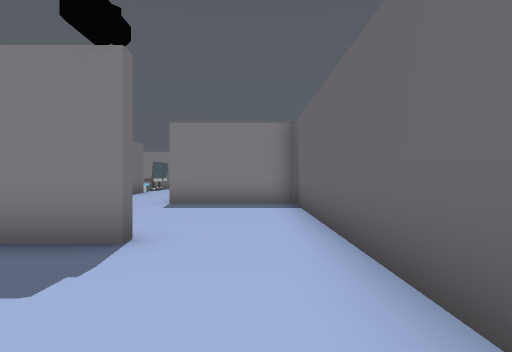
View 1 (above)

21 first-person views from a walk through a 3-D level made in the Unity game engine. The camera is 1.5 m above the floor, looks level and sees 80° across. Doors are open. The floor is counted in squares, 2 m on a side. Each view is taken from the middle of a square. On the plan, view 1 faces up. The plan holds only what a view shows up to about 10 squares ahead; the rest is blank. The player is left out.

View 2
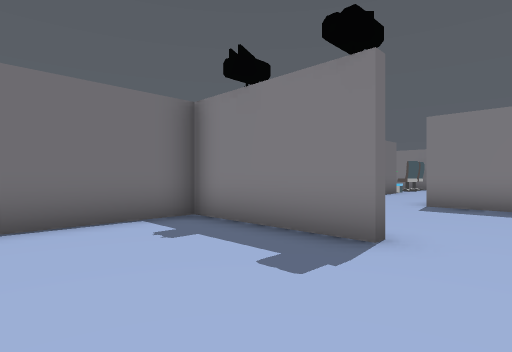

View 3
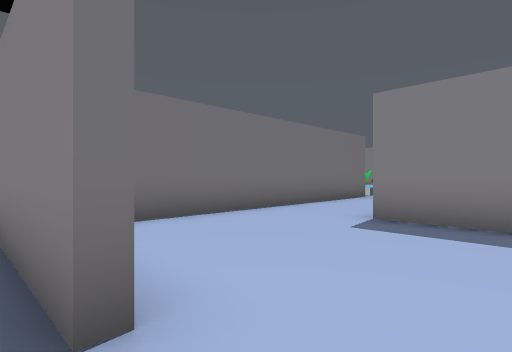

View 4
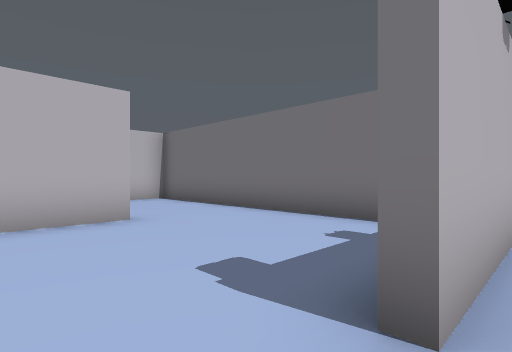

View 5
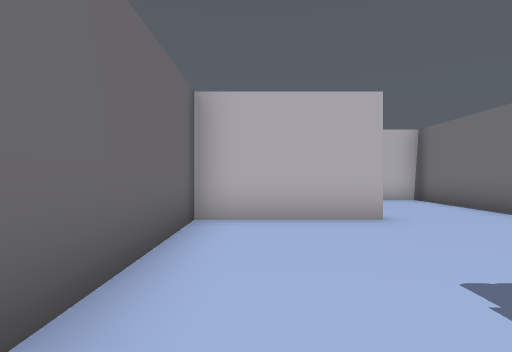

View 6
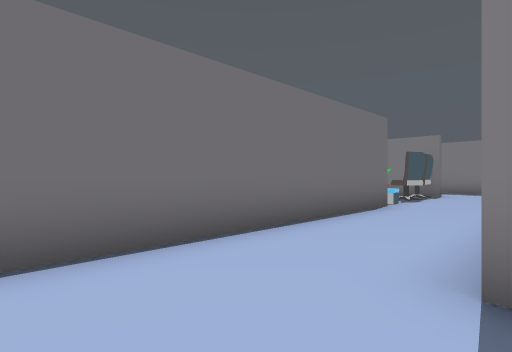

View 7
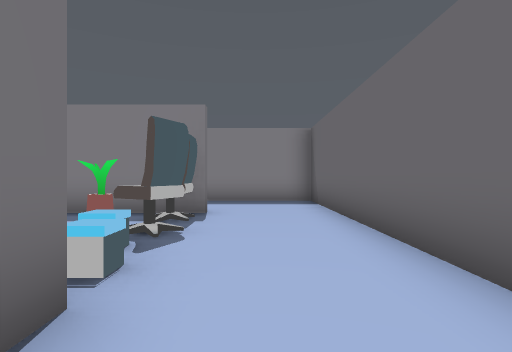

View 8
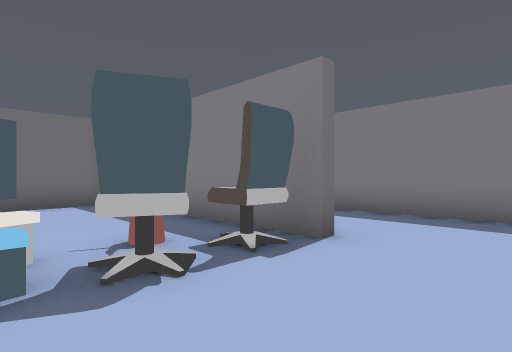

View 9
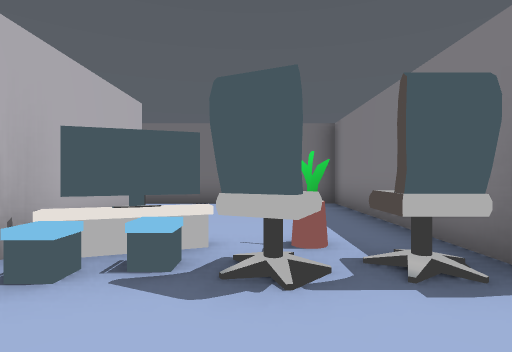

View 10
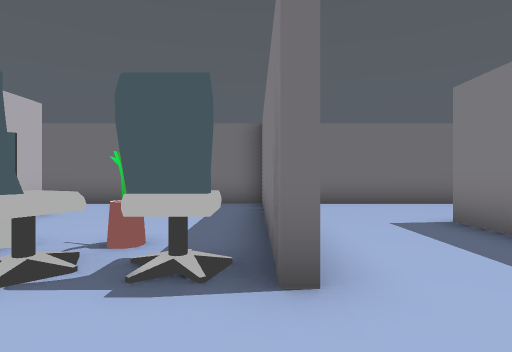

View 11
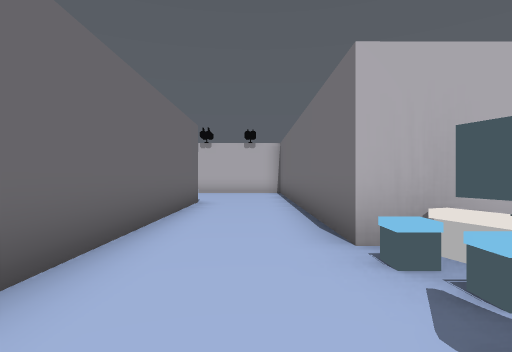

View 12
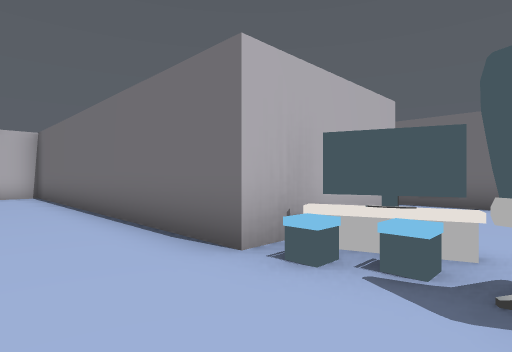

View 13
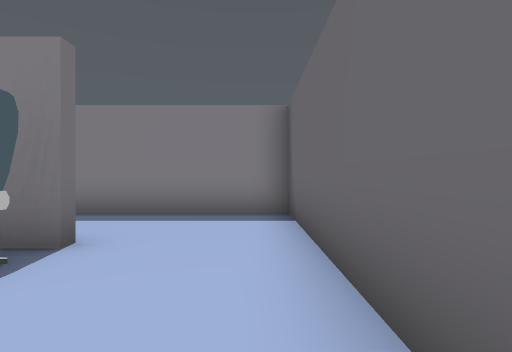

View 14
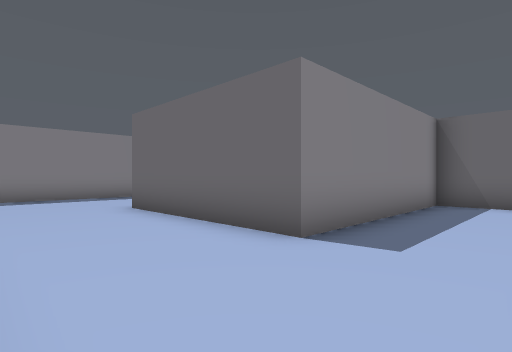

View 15
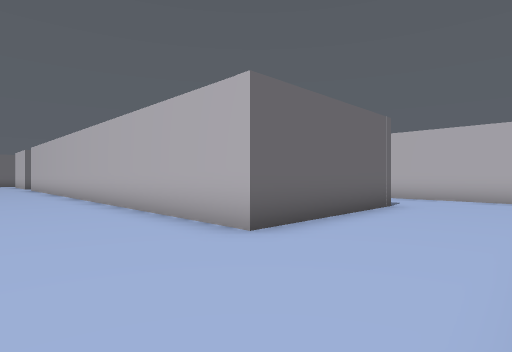

View 16
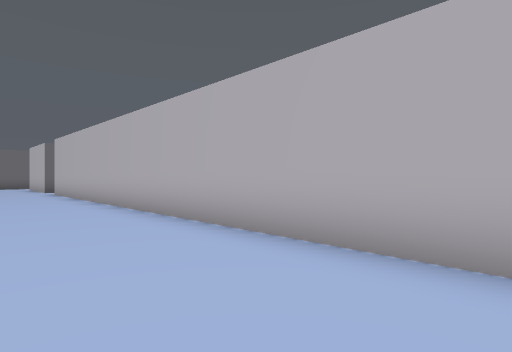

View 17
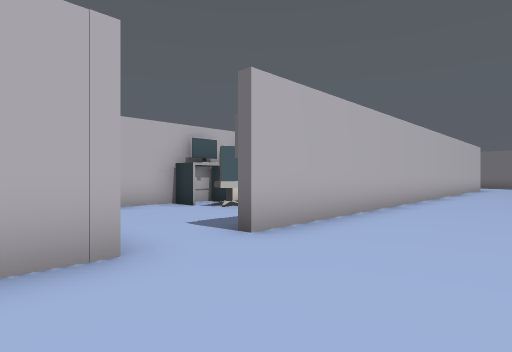

View 18
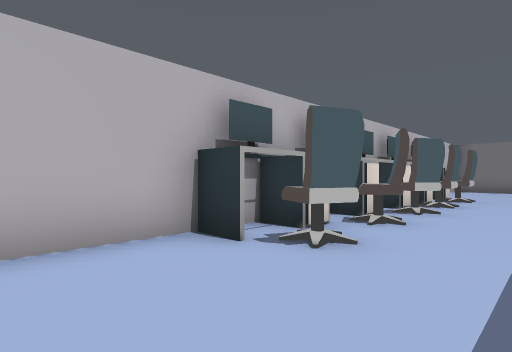

View 19
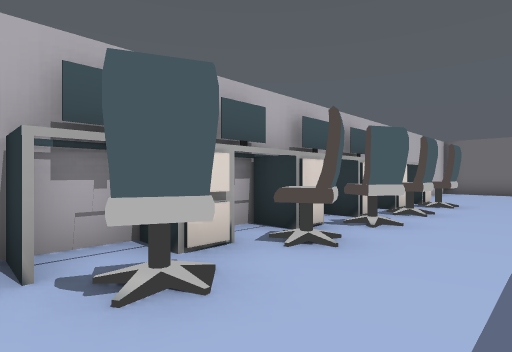

View 20
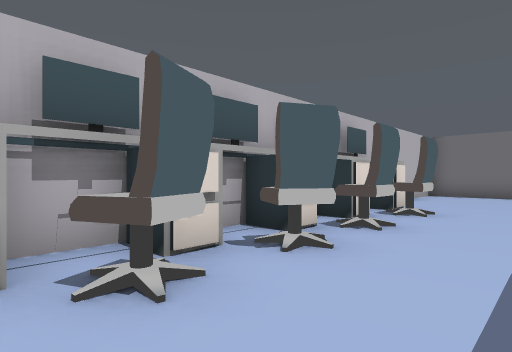

View 21
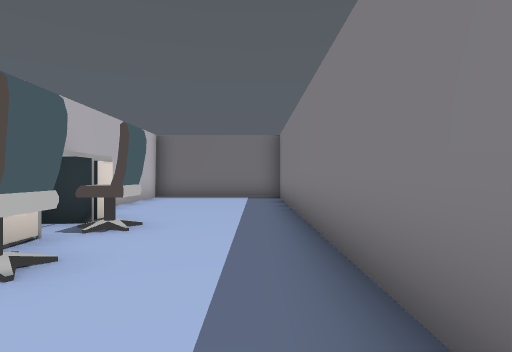

### Floor plan
Points are (right, up) in squares from view 1. A wall is a line through its corners. A room is listed if a view was taken in it or the views show most of it. See-through windows are left out.
Room 1 (views 1, 2, 3)
walls: (-1.5, 3.6) (-1.5, 3.4) (-5.1, 3.4) (-5.1, -0.6); (-2.2, -1.2) (1.1, -1.2) (1.1, 3.5)
ways out: opening at (-0.5, 4) to room 2; opening at (-3.5, -1)
Room 2 (views 4, 5, 6)
walls: (-5.1, 7.6) (-5.1, 3.6) (-1.5, 3.6); (1.1, 3.5) (1.1, 8.2) (-2.3, 8.2)
ways out: opening at (-0.5, 4) to room 1; opening at (-3.5, 8.5) to room 3
Room 3 (views 7, 8, 9, 10, 11, 12, 13)
walls: (-5.1, 13.6) (-5.1, 7.6); (-5, 18.2) (-11.4, 18.2) (-11.4, 12.1); (-9.1, 13.7) (-5.4, 13.7); (-2.3, 8.2) (-2.3, 21.2) (-4.5, 21.2)
ways out: opening at (-3.5, 8.5) to room 2; opening at (-5.5, 19.5) to room 4; opening at (-10, 13.5)
objects: other object (-6, 15); other object (-6, 16) to (-5, 16); other object (-6, 17); other object (-5, 14)
Room 4 (views 14, 15, 16, 17)
walls: (-4.5, 21.2) (-8, 21.2) (-8, 26.1) (8.2, 26.1); (-7.9, 30) (-10.1, 30); (9.9, 26.1) (10.8, 26.1); (-11.4, 23.5) (-11.4, 19.8); (-10.1, 18.4) (-7.4, 18.4)
ways out: opening at (-5.5, 19.5) to room 3; open door at (9.5, 26) to room 5
Room 5 (views 18, 19, 20, 21)
walls: (1.6, 21.5) (8.8, 21.5); (2, 25.8) (-6.9, 25.8); (-7, 21.5) (-4.4, 21.5)
ways out: open door at (9.5, 26) to room 4
objects: other object (-2, 22) to (-1, 22); other object (-1, 23); other object (0, 22); other object (1, 22) to (2, 22); other object (1, 23); other object (2, 23); other object (3, 22) to (4, 22); other object (4, 23); other object (5, 22) to (7, 22); other object (6, 23)

Positions as (right, up) in squares from view 1, and headings:
1: (0, 0), facing up
2: (0, 0), facing up-left
3: (0, 3), facing up-left
4: (0, 4), facing down-left
5: (0, 4), facing down
6: (-2, 6), facing up-left
7: (-4, 12), facing up
8: (-3, 15), facing up-left
9: (-3, 16), facing left
10: (-3, 18), facing left
11: (-4, 17), facing down
12: (-3, 16), facing down-left
13: (-3, 15), facing up
14: (-11, 19), facing up-right
15: (-11, 29), facing down-right
16: (-6, 29), facing down-right
17: (11, 29), facing down-left
18: (9, 25), facing down-left
19: (7, 25), facing down-left
20: (5, 25), facing down-left
21: (3, 25), facing left
